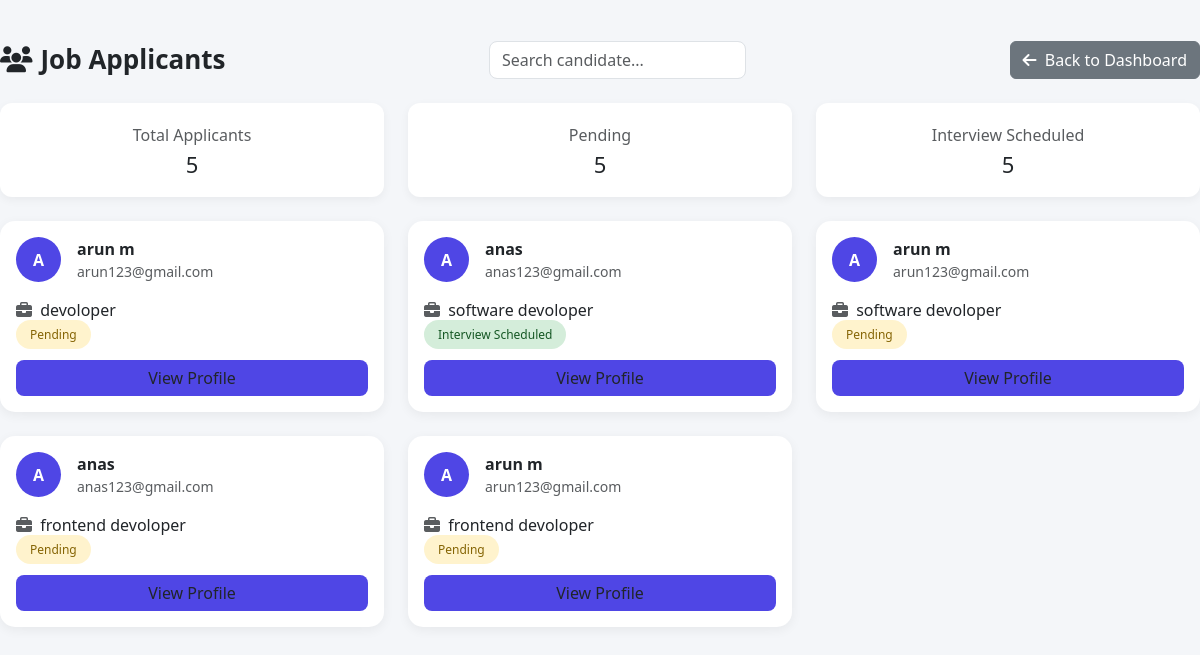
Page /accounts/employer/view-applicants/ (signed in) on the committed database.
### accounts/models.py (models this page shows, shortened)
class JobApplication(models.Model):
    job = models.ForeignKey(Job, on_delete=models.CASCADE)
    candidate = models.ForeignKey(Candidate, on_delete=models.CASCADE)
    applied_at = models.DateTimeField(auto_now_add=True)
    interview_date = models.DateField(blank=True, null=True)
    interview_time = models.TimeField(blank=True, null=True)
    meeting_link = models.URLField(blank=True, null=True)
    status = models.CharField(max_length=50, default='Pending')
    class Meta:
        unique_together = ('job', 'candidate')

class Candidate(models.Model):
    user = models.OneToOneField(User, on_delete=models.CASCADE, related_name="candidate")
    phone = models.CharField(max_length=15, blank=True)
    bio = models.TextField(blank=True)
    resume = models.FileField(upload_to="resumes/", blank=True, null=True)
    skills = models.CharField(max_length=255, blank=True)
    experience = models.TextField(blank=True)
    cover_letter = models.TextField(blank=True)

class Job(models.Model):
    title = models.CharField(max_length=200)
    company_name = models.CharField(max_length=200)
    employer = models.ForeignKey('Employer', on_delete=models.CASCADE, related_name='jobs', null=True, blank=True)
    description = models.TextField()
    location = models.CharField(max_length=200, blank=True, null=True)
    type = models.CharField(max_length=50, blank=True, null=True)
    salary = models.CharField(max_length=100, blank=True, null=True)
    status = models.CharField(max_length=20, default='Open')
    created_at = models.DateTimeField(auto_now_add=True)

### accounts/views.py (the view)
# urls.py: path('employer/view-applicants/', views.view_applicants, name='view_applicants'),
@login_required
@user_passes_test(lambda u: hasattr(u, 'profile') and u.profile.user_type == 'employer')
def view_applicants(request):
    try:
        from .models import JobApplication
        jobs = Job.objects.filter(company_name=request.user.employer.company_name)
        applications = JobApplication.objects.filter(job__in=jobs).select_related('job', 'candidate')
    except ImportError:
        applications = []
    return render(request, 'accounts/employer/view_applicants.html', {'applications': applications})

### accounts/templates/accounts/employer/view_applicants.html (shortened to what this page needs)
{% block content %}
<head>
    <link href="https://cdn.jsdelivr.net/npm/bootstrap@5.3.0/dist/css/bootstrap.min.css" rel="stylesheet">
    <link rel="stylesheet" href="https://cdnjs.cloudflare.com/ajax/libs/font-awesome/6.4.0/css/all.min.css">
</head>
<div class="dashboard-container">
    <div class="d-flex justify-content-between align-items-center mb-4">
        <div class="page-title">
            <i class="fas fa-users me-2"></i>Job Applicants
        </div>
        <div>
            <input type="text" class="form-control search-bar" placeholder="Search candidate...">
        </div>
        <div>
            <a href="{% url 'employer_dashboard' %}" class="btn btn-secondary">
                <i class="fas fa-arrow-left me-1"></i> Back to Dashboard
            </a>
        </div>
    </div>
    <div class="row mb-4">
        <div class="col-md-4">
            <div class="stats-card text-center">
                <p class="text-muted mb-1">Total Applicants</p>
                <h4>{{ applications|length }}</h4>
            </div>
        </div>
        <div class="col-md-4">
            <div class="stats-card text-center">
                <p class="text-muted mb-1">Pending</p>
                <h4>
                    {{ applications|dictsort:"status"|length }}
                </h4>
            </div>
        </div>
        <div class="col-md-4">
            <div class="stats-card text-center">
                <p class="text-muted mb-1">Interview Scheduled</p>
                <h4>
                    {{ applications|dictsort:"status"|length }}
                </h4>
            </div>
        </div>
    </div>
    {% with applications|dictsort:"status" as sorted_applications %}
    {% if applications %}
    <div class="row g-4">
        {% for app in applications %}
        {% if app.status != 'Rejected' %}
        <div class="col-md-6 col-lg-4">
            <div class="card applicant-card p-3">
                <div class="d-flex align-items-center mb-3">
                    <div class="avatar me-3">
                        {{ app.candidate.user.username|first|upper }}
                    </div>
                    <div>
                        <strong>{{ app.candidate.user.username }}</strong><br>
                        <small class="text-muted">{{ app.candidate.user.email }}</small>
                    </div>
                </div>
                <p class="mb-1">
                    <i class="fas fa-briefcase me-1 text-muted"></i>
                    {{ app.job.title }}
                </p>
                <div class="mb-3">
                    <span class="status-badge
                        {% if app.status == 'Interview Scheduled' %}
                            scheduled
                        {% else %}
                            pending
                        {% endif %}">
                        {{ app.status|default:'Pending' }}
                    </span>
                </div>
                <button class="btn btn-primary-custom w-100"
                        data-bs-toggle="modal"
                        data-bs-target="#modal{{ app.id }}">
                    View Profile
                </button>
            </div>
        </div>
        {% endif %}
        {% endfor %}
    </div>
    {% else %}
        <div class="text-center mt-5">
            <i class="fas fa-user-slash fa-3x text-muted mb-3"></i>
            <h4>No Applicants Yet</h4>
        </div>
    {% endif %}
    {% endwith %}
</div>
{% endblock %}

### accounts/templates/accounts/employer/view_applicants.html (style rules this page uses)
.dashboard-container { max-width: 1300px; margin: 40px auto; }
.page-title { font-size: 26px; font-weight: 600; }
.stats-card { border-radius: 12px; padding: 20px; background: white; box-shadow: 0 3px 10px rgba(0,0,0,0.05); }
.stats-card h4 { font-size: 22px; margin: 0; }
.applicant-card { border-radius: 15px; border: none; box-shadow: 0 3px 12px rgba(0,0,0,0.06); transition: 0.3s ease; }
.avatar { width: 45px; height: 45px; border-radius: 50%; background: #4f46e5; color: white; display: flex; align-items: center; justify-content: center; font-weight: bold; }
.status-badge { padding: 6px 14px; border-radius: 20px; font-size: 12px; font-weight: 500; }
.pending { background: #fff3cd; color: #856404; }
.scheduled { background: #d4edda; color: #155724; }
.btn-primary-custom { background: #4f46e5; border: none; border-radius: 8px; }
.search-bar { border-radius: 8px; }

### rows in the picture
JobApplication: candidate.user.username|first "A", candidate.user.username "arun m", candidate.user.email "arun123@gmail.com", job "devoloper", status "Pending"
JobApplication: candidate.user.username|first "A", candidate.user.username "anas", candidate.user.email "anas123@gmail.com", job "software devoloper", status "Interview Scheduled"
JobApplication: candidate.user.username|first "A", candidate.user.username "arun m", candidate.user.email "arun123@gmail.com", job "software devoloper", status "Pending"
JobApplication: candidate.user.username|first "A", candidate.user.username "anas", candidate.user.email "anas123@gmail.com", job "frontend devoloper", status "Pending"
JobApplication: candidate.user.username|first "A", candidate.user.username "arun m", candidate.user.email "arun123@gmail.com", job "frontend devoloper", status "Pending"

### other values in the picture
{{ applications|length }} "5"
{{ applications|dictsort:"status"|length }} "5"
